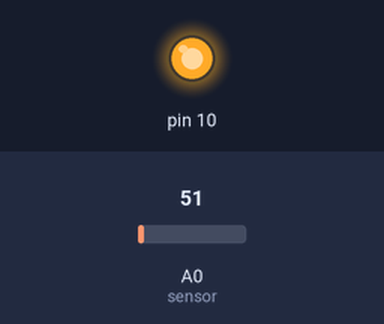
A sketch run on a simulated Arduino Uno, built with avr-gcc and run on an emulated ATmega328P. Parts: output pins drawn as LEDs (lit = HIGH). Inputs (shaded band) come from the test bench; at power-on: A0 (sensor) = 51. What the sketch prints to the serial monitor is not drawn.

Above: at 1.7 s.
1.8 s: A0 (sensor) set to 61
4.4 s: A0 (sensor) set to 71
Timing chart, 0 to 7.4 s (numbered marks = the images above; inputs shaded):
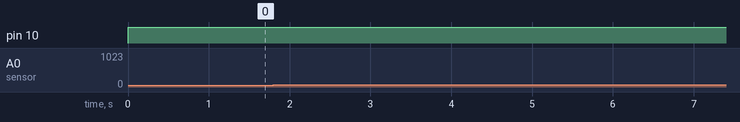

The sketch:

UNO_ver1_DSEA.ino
```cpp
//Santiago Ortiz Suzarte
//Daniel Fuentes Castro
//Emilio Campuzano Mejia
//ECU Arduino UNO ver. 1
//monitorea temperatura usando LM35 y enciende un ventilador si el valor excede un limite o lo apaga si es inferior a un limite
//Cuenta con display LCD para desplegar temperatura
//Modulo bluetooth HC-05 para enviar informacion a Arduino MEGA

#include <Arduino_FreeRTOS.h>
#include <semphr.h>
#include <queue.h>
//#include <Wire.h>
//#include <LiquidCrystal.h> //libreria para configurar LCD con solo 2 pines
#include <SPI.h> //libreria SPI
#include <mcp2515.h> //libreria para usar el modulo mcp2515

struct can_frame canMsg; //crea la trama de datos CAN (el mensaje que se va a enviar)

MCP2515 mcp2515(10); //pin donde esta conectado CS (Slave Select)
//LiquidCrystal lcd(7,8,9,10,11,12); //crea objeto LCD
               //rs,e,d4,d5,d6,d7
//QueueHandle_t queue_1; //queue que envía datos de sensor de temperatura LM35 a LCD
QueueHandle_t queue_2; //queue que envía datos de sensor de temperatura LM35 a tarea TaskFAN para determinar si se debe encender el ventilador
QueueHandle_t queue_3; //queue que envia datos de sensor de temperatura


//LiquidCrystal_I2C lcd(0x27,16,2); //crear objeto LiquidCrystal_I2C para controlar LCD
float inferior_limit = 10.0; //limite inferior a partir del cual se apaga ventilador
float superior_limit = 20.0; //limite superior a partir del cual se enciende ventilador
bool on_off = false; //indica si ventilador esta encendido o apagado


void setup() {
  // put your setup code here, to run once:
  SPI.begin(); //inicia comunicacion SPI
  mcp2515.reset(); //resetea mcp2515
  mcp2515.setBitrate(CAN_125KBPS,MCP_8MHZ); //establece bitrate
  mcp2515.setNormalMode(); //mcp2515 modo normal
//  queue_1 = xQueueCreate(5, sizeof(float)); //crea queue 1 con tamaño para 5 objetos de tipo float //OJO si no es usa y no se elimina se llena memoria y programa ni funciona
  //if (queue_1 == NULL) {
   //   Serial.println("No se pudo crear queue 1"); //Serial va a ser utilizada por bluetooth
  //  }

  queue_2 = xQueueCreate(5, sizeof(float));

  if (queue_2 == NULL) {
      Serial.println("No se pudo crear queue 2");
    }

  queue_3 = xQueueCreate(5, sizeof(float));

  if (queue_3 == NULL) {
      Serial.println("No se pudo crear queue 2");
    }
  Serial.begin(9600); //inciia comunicacion serial con terminal
  //lcd.init();//inicia display LCD
  //lcd.backlight(); //Activa backlight de LCD
  xTaskCreate(TaskReadTemp,"Leer temperatura",128, NULL, 1, NULL); //crear task que lee temperatura de LM35
  //xTaskCreate(TaskLCD,"Display LCD",128, NULL, 2, NULL); //task que muestra temperatura en display LCD
  xTaskCreate(TaskFAN,"Enciende ventilador",128, NULL, 1, NULL); //enciende ventilador si temperatura supera cierto valor
  xTaskCreate(TaskSendBT, "Manda datos por bluetooth",128,NULL,1,NULL); //manda datos de temperatura por bluetooth a Arduino MEGA
  xTaskCreate(TaskBUSCAN, "recibe mensajes de CAN BUS",128,NULL,1,NULL);
  vTaskStartScheduler();

}

void loop() {
  // put your main code here, to run repeatedly:

}


void TaskReadTemp (void * pvParameters) {
    int value;
    float current_temp;

    while(1){
        //Serial.println("Temp LM35"); //debug
        value = analogRead(A0); //lee valor enviado por sensor
        current_temp = (5.0*value*100.0)/1024.0;//(value/ 1023.0) * 5000; //temperatura actual en Millivolts
        //current_temp = current_temp/10; //pasa el valor a grados Celcius
        //Serial.println(current_temp );
        //lcd.clear();
        //lcd.setCursor(0,0);
        //lcd.print("sent to queue");
        //xQueueSend(queue_1, &current_temp, portMAX_DELAY); //envia informacion de sensor LM35 A queue_1
        xQueueSend(queue_2, &current_temp, portMAX_DELAY); //envia informacion de sensor LM35 a queue_2
        xQueueSend(queue_3, &current_temp, portMAX_DELAY); //envia informacion de sensor LM35 a queue_3


        vTaskDelay(1000/ portTICK_PERIOD_MS);
      }
  }

//void TaskLCD (void * pvParameters){ //
  //  float temp = 0;
   // while(1){
        //Serial.println("Task LCD");
     //   if (xQueueReceive(queue_1, &temp, portMAX_DELAY) == pdPASS) {
            //Serial.println("Mostrando en LCD");
            /*lcd.clear();
            lcd.setCursor(0,0);
            lcd.print("Temp: ");
            lcd.setCursor(8,0);
            lcd.print(temp); */
            //Serial.println("llego aqui");

         //   if (on_off){
                //Serial.println("si llegamos?");
                /*lcd.setCursor(0,1);
                lcd.print("Fan state: ");
                lcd.setCursor(12,1);
                lcd.print("ON");*/

        //    } else {
                //Serial.println("si llego hasta aqui?");
               /* lcd.setCursor(0,1);
                lcd.print("Fan state: ");
                lcd.setCursor(12,1);
                lcd.print("OFF");*/
         //     }
       //   }
    //  }
 // }


void TaskFAN ( void * pvParameters) {//enciende o apaga ventilador de acuerdo a la temperatura que mida el sensor LM35
  float temp = 0;
  while(1){
      //Serial.println("ventilador");
      if (xQueueReceive(queue_2, &temp, portMAX_DELAY) == pdPASS) {
          //Serial.println(temp);
          if (temp <= inferior_limit) { //revisa la temperatura es menor o igual a limite inferior para apagar ventilador
              //Serial.println("Apagando ventilador");
              on_off = LOW; //apaga ventilador

            }
          if (temp >= superior_limit){
              //Serial.println("Encendiendo ventilador");
              on_off = HIGH; //enciende ventilador


            }
          digitalWrite(4, on_off);


        }
    }
  }

void TaskSendBT (void * pvParameters) {//envia datos por bluetooth a Arduino MEGA
        float temp; //floats se almacenan en 4 bytes
        //byte *byte_pointer = (byte*)&temp; //type casting para que byte_pointer sea un apuntador a un byte
        while(1){
            if (xQueueReceive(queue_3, &temp, portMAX_DELAY) == pdPASS) {
                // byte *byte_pointer = (byte*)&temp; //apuntador de tipo byte a variable tipo float temp (los float se guardan en 4 bytes)
                 //Serial.println(temp);
                 //Serial.print(*byte_pointer,HEX); //primer byte de temp
                 //Serial.write(*byte_pointer);
                  Serial.write((int)temp); //prototipo envia int
                 //Serial.print((int)(temp));
                 //byte_pointer = byte_pointer+1;
                 //Serial.print(*byte_pointer,HEX); //segundo byte de temp
                 //Serial.write(*byte_pointer);
                 //byte_pointer = byte_pointer+1;
                 //Serial.print(*byte_pointer,HEX); //tercer byte de temp
                 //Serial.write(*byte_pointer);
                 //byte_pointer = byte_pointer+1;
                 //Serial.println(*byte_pointer,HEX);//cuarto byte de temp
                 //Serial.write(*byte_pointer);
                 //digitalWrite(7,HIGH); //LED indicador


              }

            vTaskDelay(1000/ portTICK_PERIOD_MS);

          }
  }

  void TaskBUSCAN (void * pvParameters) { //revisa si se han recibido datos del arduino NANO por comunicación por BUS CAN
        int coll_code = 254; //si obtuvieramos una medida asi del LM35 estariamos muertos
        while(1){

            if (mcp2515.readMessage(&canMsg) == MCP2515::ERROR_OK){ //¿se recibió un mensaje?
                 //float msg = canMsg.data[0];
                 //int code = canMsg.data[1];
                  //Serial.println("funciono "); //debug
                  //Serial.println(msg);//debug
                  Serial.write(coll_code); //indica que hubo una colision
                  digitalWrite(6,HIGH); //LED indicador

          } else {
                  digitalWrite(6,LOW);

            }

          vTaskDelay(100/portTICK_PERIOD_MS);

    }
  }
```

Measured:
- after the input at 1.8 s, every drawn part: stays the same
- after the input at 4.4 s, every drawn part: stays the same
